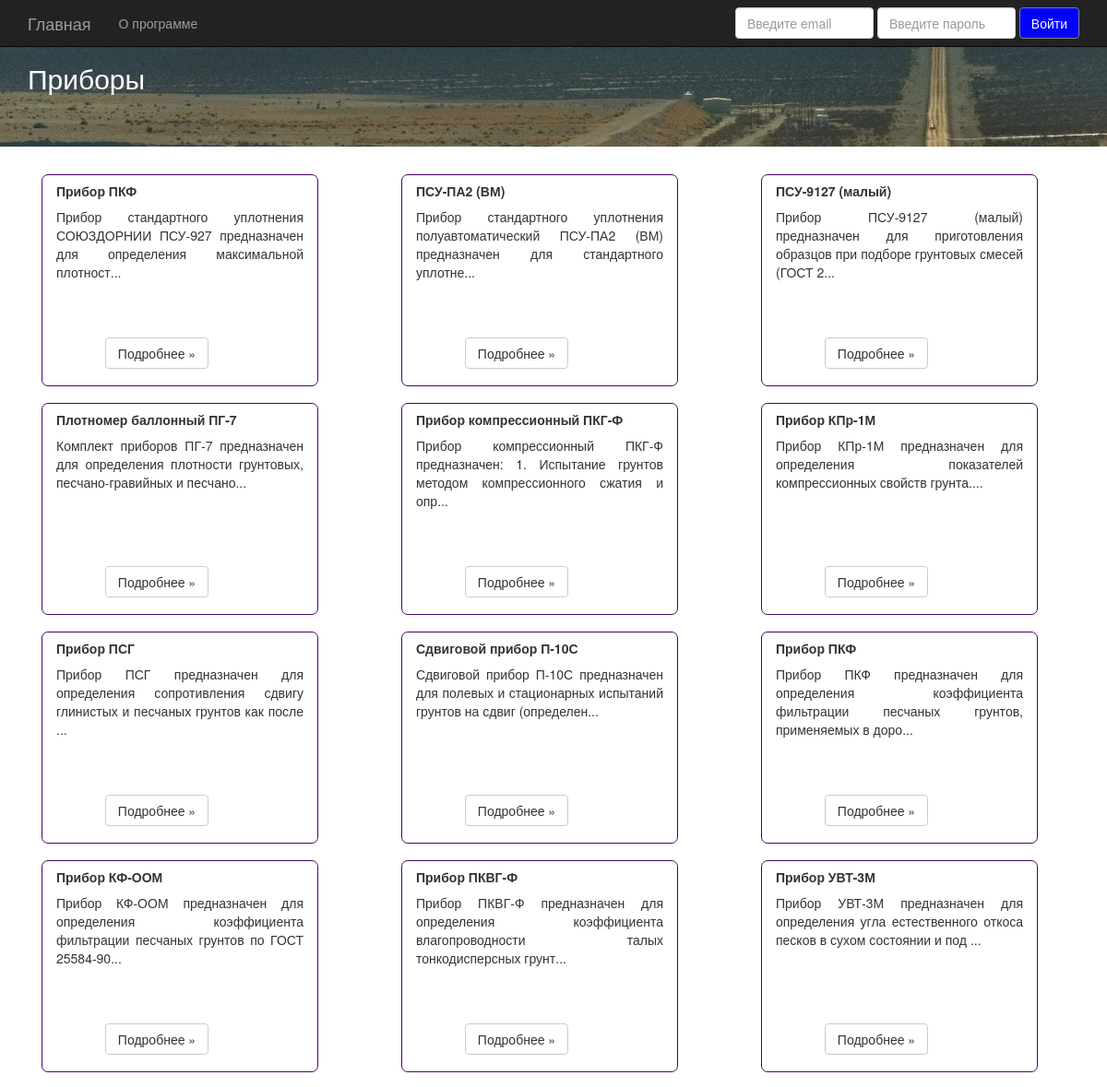
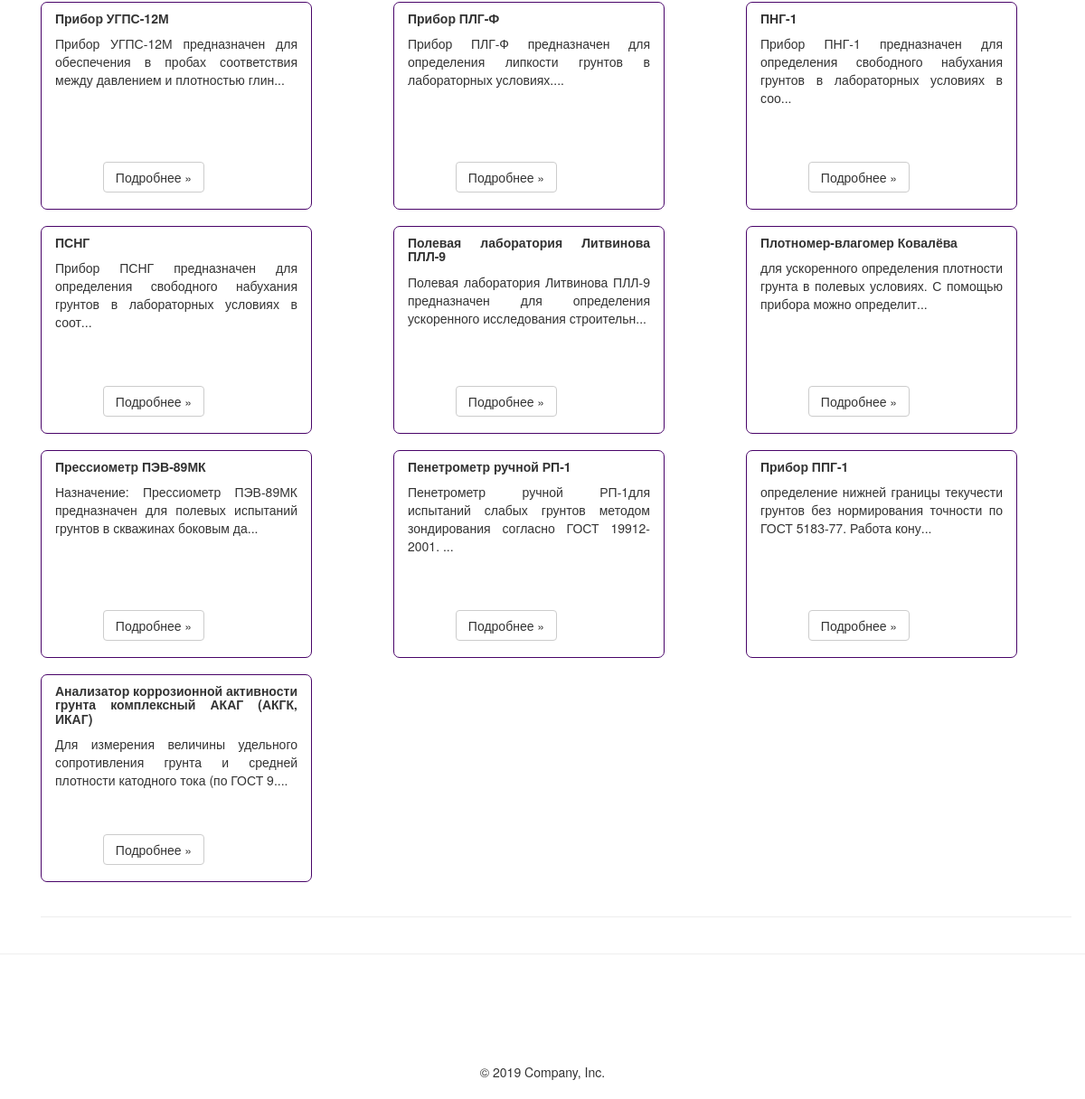
/pribori.php?groupid=1, run on the app's committed database (2 pictures, top to bottom).
### tables this page shows
CREATE TABLE `devices` (
  `id_device` int(11) NOT NULL,
  `name` varchar(255) DEFAULT NULL,
  `purpose` longtext DEFAULT NULL,
  `standard` varchar(255) DEFAULT NULL,
  `characteristic` longtext DEFAULT NULL,
  `id_group` int(11) NOT NULL,
  `id_sub` varchar(255) NOT NULL,
  `modify` varchar(255) DEFAULT NULL,
  `brand` varchar(255) DEFAULT NULL,
  `src_img` varchar(255) DEFAULT NULL
);

### baza.php (the view, shortened to what this page needs)
<?php
	function pribori($groupid = null){
		try {
		$dbh = new PDO('mysql:host=localhost; dbname=movedb', "root","");
		echo '<div class="container">
	      		<div class="row">
	      		';
	    $qu = '';
	    if ($groupid == null)
	    {$qu = 'SELECT * FROM devices';}
	    else {
	    	$qu = 'SELECT * FROM devices WHERE id_group =' . $groupid;
	    }
		foreach($dbh->query($qu) as $row) {
			if ($row['name'] == !null) {
			echo '
	        	<div class="col-md-4 tables">
	        	<div clas="col-md-1">
	        	</div>
	        	<div class="col-md-10 tabless">
	          		<h5><b>'. $row["name"] .'</b></h5>
				    <p>'. mb_substr($row["purpose"],0,100, 'UTF-8') .'...'.'</p>
					<div class="tablbut2">
					<a class="btn btn-default tablbut" href="/device.php?pribori&device='.$row["id_device"].'" role="button">Подробнее &raquo;</a></div>
					</div>
					<div clas="col-md-1">
	        		</div>
			        </div>
			      	 ';
			}
		}
		echo '</div>
			   <hr>
				</div>';
	}	catch (PDOException $e) {
			print "error!: " . $e->getMessage() . "<br/>" ;
			die();
	}
	}
?>

### css/table.css (style rules this page uses)
.tablbut2 { position: absolute; bottom: 8%; width: 112px; left: 68px; right: 68px; }
.tablbut2 a { align-content: center; width: 112px; }
h5 { text-align: justify; }

### data on the page
devices: name "Прибор ПКФ", purpose "Прибор стандартного уплотнения СОЮЗДОРНИИ ПСУ-927 предназначен для определения максимальной плотност"
devices: name "ПСУ-ПА2 (ВМ)", purpose "Прибор стандартного уплотнения полуавтоматический ПСУ-ПА2 (ВМ) предназначен для стандартного уплотне"
devices: name "ПСУ-9127 (малый)", purpose "Прибор ПСУ-9127 (малый) предназначен для приготовления образцов при подборе грунтовых смесей (ГОСТ 2"
devices: name "Плотномер баллонный ПГ-7", purpose "Комплект приборов ПГ-7 предназначен для определения плотности грунтовых, песчано-гравийных и песчано"
devices: name "Прибор компрессионный ПКГ-Ф", purpose "Прибор компрессионный ПКГ-Ф предназначен: 1. Испытание грунтов методом компрессионного сжатия и опр"
devices: name "Прибор КПр-1М", purpose "Прибор КПр-1М предназначен для определения показателей компрессионных свойств грунта."
devices: name "Прибор ПСГ", purpose "Прибор ПСГ предназначен для определения сопротивления сдвигу глинистых и песчаных грунтов как после"
devices: name "Сдвиговой прибор П-10С", purpose "Сдвиговой прибор П-10С предназначен для полевых и стационарных испытаний грунтов на сдвиг (определен"
devices: name "Прибор ПКФ", purpose "Прибор ПКФ предназначен для определения коэффициента фильтрации песчаных грунтов, применяемых в доро"
devices: name "Прибор КФ-ООМ", purpose "Прибор КФ-ООМ предназначен для определения коэффициента фильтрации песчаных грунтов по ГОСТ 25584-90"
devices: name "Прибор ПКВГ-Ф", purpose "Прибор ПКВГ-Ф предназначен для определения коэффициента влагопроводности талых тонкодисперсных грунт"
devices: name "Прибор УВТ-3М", purpose "Прибор УВТ-3М предназначен для определения угла естественного откоса песков в сухом состоянии и под"
devices: name "Прибор УГПС-12М", purpose "Прибор УГПС-12М предназначен для обеспечения в пробах соответствия между давлением и плотностью глин"
devices: name "Прибор ПЛГ-Ф", purpose "Прибор ПЛГ-Ф предназначен для определения липкости грунтов в лабораторных условиях."
devices: name "ПНГ-1", purpose "Прибор ПНГ-1 предназначен для определения свободного набухания грунтов в лабораторных условиях в соо"
devices: name "ПСНГ", purpose "Прибор ПСНГ предназначен для определения свободного набухания грунтов в лабораторных условиях в соот"
devices: name "Полевая лаборатория Литвинова ПЛЛ-9", purpose "Полевая лаборатория Литвинова ПЛЛ-9 предназначен для определения ускоренного исследования строительн"
devices: name "Плотномер-влагомер Ковалёва", purpose "для ускоренного определения плотности грунта в полевых условиях. С помощью прибора можно определит"
devices: name "Прессиометр ПЭВ-89МК", purpose "Назначение: Прессиометр ПЭВ-89МК предназначен для полевых испытаний грунтов в скважинах боковым да"
devices: name "Пенетрометр ручной РП-1", purpose "Пенетрометр ручной РП-1для испытаний слабых грунтов методом зондирования согласно ГОСТ 19912-2001."
devices: name "Прибор ППГ-1", purpose "определение нижней границы текучести грунтов без нормирования точности по ГОСТ 5183-77. Работа кону"
devices: name "Анализатор коррозионной активности грунта комплексный АКАГ (АКГК, ИКАГ)", purpose "Для измерения величины удельного сопротивления грунта и средней плотности катодного тока (по ГОСТ 9."
